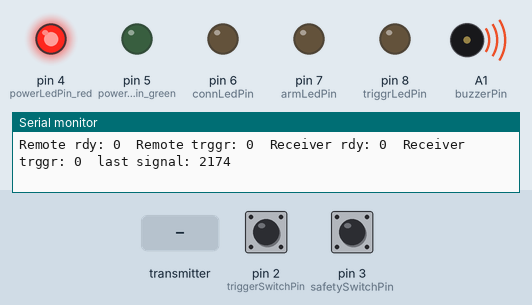
A sketch run on a simulated Arduino Uno, built with avr-gcc and run on an emulated ATmega328P. Shown: output pins drawn as LEDs (lit = HIGH), buzzer (waves = sounding, pin HIGH), the last lines printed to the serial monitor. The inputs (shaded band) are chosen by the test bench; at power-on: pin 3 (safetySwitchPin) HIGH, pin 2 (triggerSwitchPin) HIGH. No radio packets arrive unless stated.

Above: at 2.2 s.
2.3 s: the transmitter starts sending receiverReady = 1
At 3.5 s:
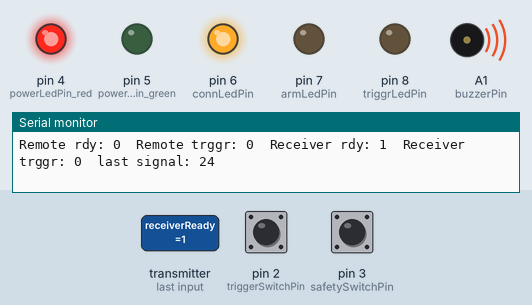
3.8 s: pin 3 (safetySwitchPin) pulled LOW for 1 s
At 4.25 s:
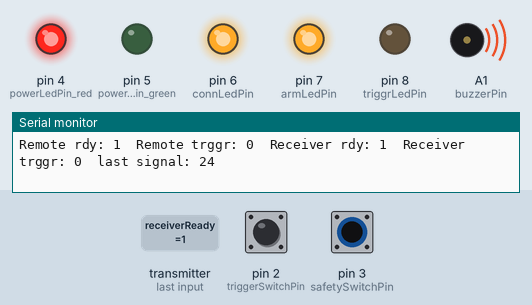
6.3 s: the transmitter starts sending receiverTrigger = 1
At 7.0 s:
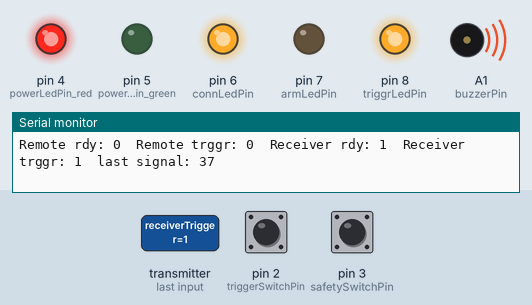
7.8 s: pin 3 (safetySwitchPin) pulled LOW for 0.15 s
At 7.9 s:
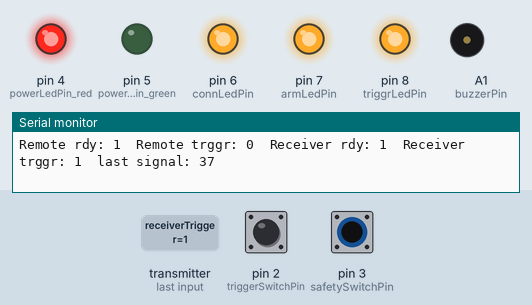
9.4 s: the transmitter starts sending receiverReady = 0
At 10.6 s:
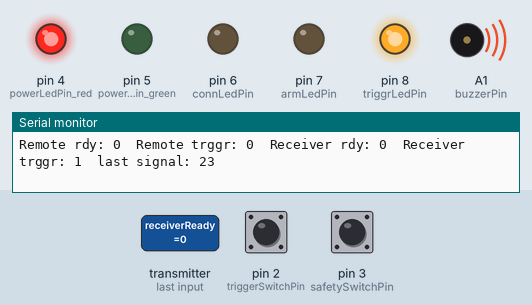
10.9 s: the transmitter starts sending receiverTrigger = 0
At 11.3 s:
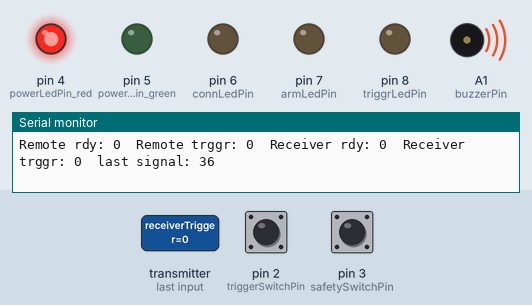
Timing chart, 0 to 13.4 s (numbered marks = the images above; inputs shaded):
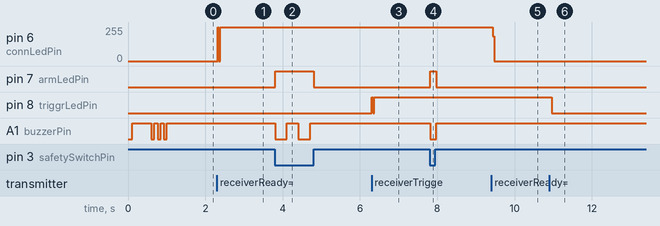

The sketch:

remote.ino
```cpp
#include <SPI.h>
#include <nRF24L01.h>
#include <RF24.h>
#include <printf.h>

// Define pin numbers
const int powerLedPin_green = 5;
const int powerLedPin_red = 4;
const int connLedPin = 6;
const int armLedPin = 7;
const int triggrLedPin = 8;

const int safetySwitchPin = 3;
const int triggerSwitchPin = 2;

const int buzzerPin = A1;
const int batteryPin = A0;

bool readyState = false;
bool triggerState = false;

unsigned long previousMillis_buz = 0;
const long interval_buz = 300;
bool buz_sate = HIGH;
unsigned long previousMillis_snd = 0;
const long interval_snd = 100;

unsigned long lastSignalMillis = 0;
const long timeout = 1000;

unsigned long previousMillis_trggr = 0;
const long interval_trggr = 2000;

RF24 radio(9, 10);  // CE, CSN pins for nRF24L01
const byte address[6] = "00001";  // Same address for writing and listening

// define data structure for message com
struct RemoteData {
  bool remoteReady = false;
  bool remoteTrigger = false;
};
struct ReceiverData {
  bool receiverReady = false;
  bool receiverTrigger = false;
};
RemoteData dataOut;
ReceiverData dataIn;

void setup() {
  // start serial com
  Serial.begin(115200);
  printf_begin();

  // Initialize pins
  // outputs
  pinMode(powerLedPin_green, OUTPUT);
  pinMode(powerLedPin_red, OUTPUT);
  pinMode(connLedPin, OUTPUT);
  pinMode(armLedPin, OUTPUT);
  pinMode(triggrLedPin, OUTPUT);
  pinMode(buzzerPin, OUTPUT);

  // inputs
  pinMode(safetySwitchPin, INPUT_PULLUP);
  pinMode(triggerSwitchPin, INPUT_PULLUP);
  pinMode(batteryPin, INPUT);

  // Initialize the radio device
  radio.begin();
  radio.setPALevel(RF24_PA_MAX);
  radio.setChannel(125); //select a channel (in which there is no noise!) 0 ... 125
  radio.openWritingPipe(address);
  radio.openReadingPipe(1, address);

  // Initialise active low devices
  digitalWrite(powerLedPin_red, HIGH);
  digitalWrite(buzzerPin, HIGH);
  // turn on the power led
  digitalWrite(powerLedPin_green, LOW);

  radio.printPrettyDetails();
  Serial.println(); // add blank space

  // startup chime
  buzzStartup(buzzerPin);
}

void loop() {
  unsigned long currentMillis = millis();

  // Read safety switch
  // cannot become ready if trigger is pressed
  dataOut.remoteReady = !digitalRead(safetySwitchPin);// && digitalRead(triggerSwitchPin);

  // Read trigger switch
  //dataOut.remoteTrigger = dataOut.remoteReady && dataIn.receiverReady && !digitalRead(triggerSwitchPin);

  // Ready state
  if (dataOut.remoteReady && dataIn.receiverReady) {
    // turn on conn led
    digitalWrite(connLedPin, HIGH);

    // turn on arm led
    digitalWrite(armLedPin, HIGH);

    // Beep every 300ms
    if (currentMillis - previousMillis_buz >= interval_buz) {
      previousMillis_buz = currentMillis;
      buz_sate = !buz_sate;
      digitalWrite(buzzerPin, buz_sate);
    }
  } else {
    // turn off conn led
    digitalWrite(connLedPin, LOW);
    // turn off arm led
    digitalWrite(armLedPin, LOW);
    // turn off trigger led
    digitalWrite(triggrLedPin, LOW);
    // turn off buzzer
    digitalWrite(buzzerPin, HIGH);
  }

  // Trigger
  if (dataOut.remoteReady &&
      dataIn.receiverReady &&
      !digitalRead(triggerSwitchPin) &&
      currentMillis - previousMillis_trggr >= interval_trggr)
      {
        dataOut.remoteTrigger = true;
        previousMillis_trggr = currentMillis;
      }
  else {
        dataOut.remoteTrigger = false;
      }

  // turn on connexion led
  digitalWrite(connLedPin, dataIn.receiverReady);

  // turn on trigger led
  digitalWrite(triggrLedPin, dataIn.receiverTrigger);

  //Received data too old
  if (currentMillis - lastSignalMillis > timeout) {
    // Serial.println("data too old");
    dataIn.receiverReady = false;
    dataIn.receiverTrigger = false;
  }

  //Send the data
  if (currentMillis - previousMillis_snd >= interval_snd) {
    //Serial.println("Sending data");
    radio.stopListening();
    radio.write(&dataOut, sizeof(dataOut));
    radio.startListening();
    delay(10);
  }
  // Check if new data incomming
  if (radio.available()) {
    // Serial.println("Receiving data");
    radio.read(&dataIn, sizeof(dataIn));
    // data intergrity check needed
    lastSignalMillis = currentMillis;
    delay(10);
  }
  Serial.print("Remote rdy: ");
  Serial.print(dataOut.remoteReady);
  Serial.print("\tRemote trggr: ");
  Serial.print(dataOut.remoteTrigger);
  Serial.print("\tReceiver rdy: ");
  Serial.print(dataIn.receiverReady);
  Serial.print("\tReceiver trggr: ");
  Serial.print(dataIn.receiverTrigger);
  Serial.print("\tlast signal: ");
  Serial.println(currentMillis - lastSignalMillis);
}

void buzzStartup(int buzzerPin) {
  digitalWrite(buzzerPin, LOW);
  delay(100);
  digitalWrite(buzzerPin, HIGH);
  delay(500);
  digitalWrite(buzzerPin, LOW);
  delay(80);
  digitalWrite(buzzerPin, HIGH);
  delay(80);
  digitalWrite(buzzerPin, LOW);
  delay(80);
  digitalWrite(buzzerPin, HIGH);
  delay(80);
  digitalWrite(buzzerPin, LOW);
  delay(80);
  digitalWrite(buzzerPin, HIGH);
}
```

Measured:
- after the input at 2.3 s, pin 6 (connLedPin): 0/255 → 255/255 at once
- after the input at 3.8 s, pin 7 (armLedPin): LOW → HIGH at once, → LOW 1.0 s later; A1 (buzzerPin): alternates HIGH for 0.30 s and LOW for 0.30 s, 4 changes in all, then stays HIGH, starting at once
- after the input at 6.3 s, pin 8 (triggrLedPin): LOW → HIGH at once, → LOW 0.03 s later, → HIGH 0.03 s later
- after the input at 7.8 s, pin 7 (armLedPin): LOW → HIGH at once, → LOW 0.15 s later; A1 (buzzerPin): HIGH → LOW at once, → HIGH 0.15 s later
- after the input at 9.4 s, pin 6 (connLedPin): 255/255 → 0/255 at once
- after the input at 10.9 s, pin 8 (triggrLedPin): HIGH → LOW after 0.06 s
